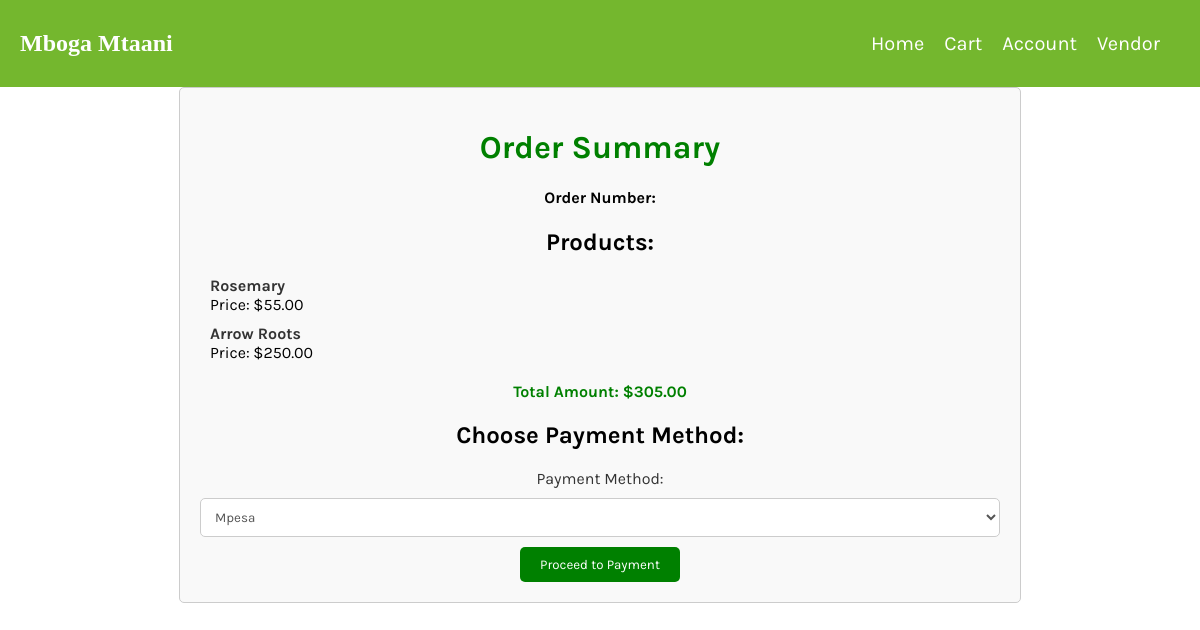
Page /Order_Details/orders/1/ on the earlier database version.
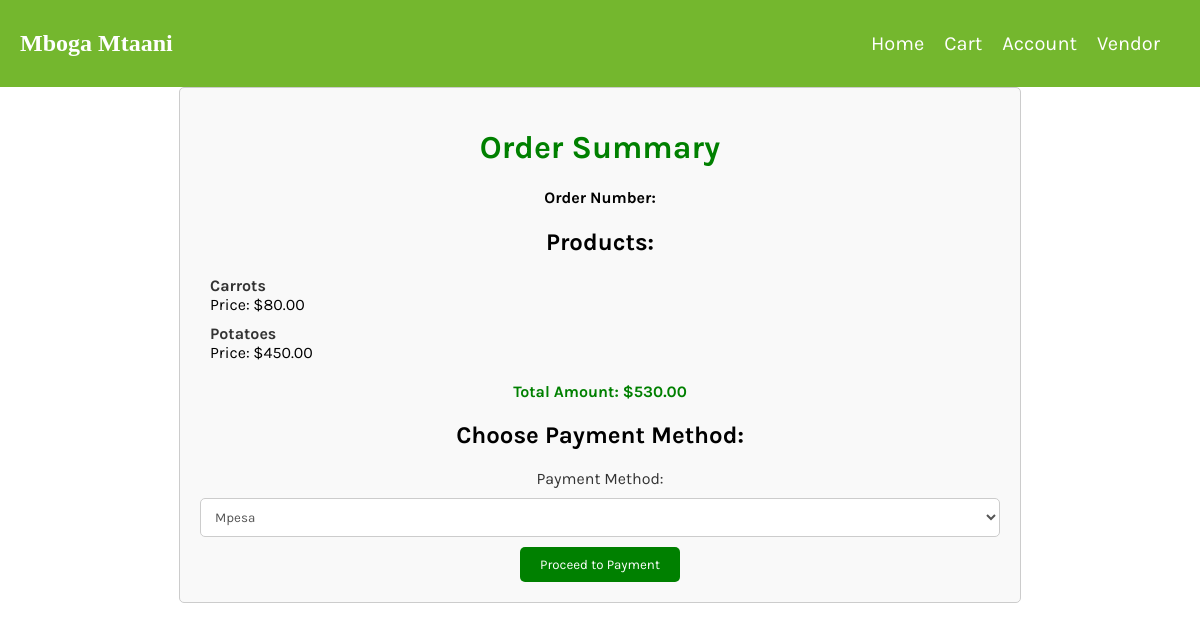
Same page on the later database version.
### inventory/models.py (models this page shows, shortened)
class Product(models.Model):
    vendor = models.ForeignKey(Vendor, on_delete=models.CASCADE)
    name = models.CharField(max_length=32)
    description = models.TextField()
    image = models.ImageField(upload_to= 'images/')
    price = models.DecimalField(max_digits = 6, decimal_places = 2)
    stock = models.PositiveIntegerField()
    date_created = models.DateTimeField(auto_now_add=True)
    date_updated = models.DateTimeField(auto_now=True)

### Order_Details/views.py (the view)
# urls.py: path("orders/<int:order_id>/", orders_list, name="orders_list_view"),
def orders_list(request, order_id):
    orders = Order.objects.get(id=order_id)
    cart_products = orders.basket.products.all()
    total_amount = orders.order_Total
    total_amount = sum(product.price for product in cart_products)
    context = {
        'order': orders,
        'cart_products': cart_products,
        'total_amount': total_amount,
    }
    return render (request, "Order_Details/orders_list.html", context)

### templates/Order_Details/orders_list.html (shortened to what this page needs)
<!DOCTYPE html>
<html lang="en">
<head>
    {% load static %}
    <link rel="stylesheet" href="{% static 'css/orders_list.css' %}">
</head>
<body>
    {% include 'navbar.html'%}
    <div class="order-container">
        <h1>Order Summary</h1>
        <h4>Order Number: {{ orders.order_Number }}</h4>
        <h2>Products:</h2>
        {% if cart_products %}
            <ul class="product-list">
                {% for product in cart_products %}
                    <li class="product-item">
                        <div class="product-info">
                            <h4 class="product-name">{{ product.name }}</h4>
                            <span class="product-price">Price: ${{ product.price }}</span>
                        </div>
                    </li>
                {% endfor %}
            </ul>
            <p class="total-amount">Total Amount: ${{ total_amount }}</p>
        {% else %}
            <p>Your order is empty.</p>
        {% endif %}
        <div class="choose-payment-container">
            <h2>Choose Payment Method:</h2>
            <form method="POST" action="{% url 'payment_process_view' 1 %}">
                <label for="payment_method">Payment Method:</label>
                <select name="payment_method" id="payment_method">
                    <option value="Mpesa">Mpesa</option>
                </select>
                <button type="submit">Proceed to Payment</button>
            </form>
        </div>
    </div>
</body>
</html>

Differences in the rows shown:
removed Product: name "Rosemary", price "55.00"
removed Product: name "Arrow Roots", price "250.00"
added Product: name "Carrots", price "80.00"
added Product: name "Potatoes", price "450.00"
Other differences:
{{ total_amount }}: "305.00" → "530.00"
